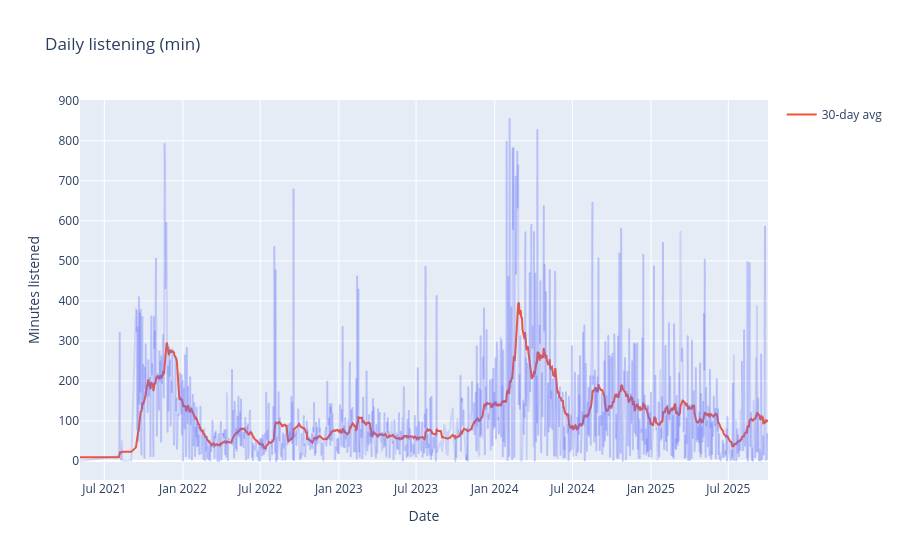

Write notebook code for a chart like this one.
### Markdown cell above
Aggregate by month

### Code cell
# calculate the mins
daily_min = daily / (1000 * 60)
# convert to df
daily_df = daily_min.reset_index(name='min_played')
# aggregate
daily_df['30d_avg'] = daily_df['min_played'].rolling(30, min_periods=1).mean()
print(daily_df)

# ensure datetime
daily_df['ts_local'] = pd.to_datetime(daily_df['ts_local'])

# filter out rows before cutoff
cutoff = "2021-05-01"
daily_df = daily_df[daily_df['ts_local'] >= cutoff]

fig = px.line(daily_df, x='ts_local', y='min_played', title='Daily listening (min)')
fig.update_traces(opacity=0.2)
fig.add_scatter(x=daily_df['ts_local'], y=daily_df['30d_avg'], mode='lines', name='30-day avg')
fig.update_xaxes(title='Date')
fig.update_yaxes(title='Minutes listened')
fig.show()

### Figure 1 — Plotly figure (JSON) as saved in the notebook; plotly's stock layout.template omitted (floating-point values rounded to 4 significant figures; data arrays with more than 128 entries replaced by an {"elided": "..."} marker saying what was removed)
{"data": [{"hovertemplate": "ts_local=%{x}<br>min_played=%{y}<extra></extra>", "legendgroup": "", "line": {"color": "#636efa", "dash": "solid"}, "marker": {"symbol": "circle"}, "mode": "lines", "name": "", "opacity": 0.2, "showlegend": false, "type": "scattergl", "x": {"elided": "1384 str values"}, "xaxis": "x", "y": {"elided": "1384 float values"}, "yaxis": "y"}, {"mode": "lines", "name": "30-day avg", "type": "scatter", "x": {"elided": "1384 str values"}, "y": {"elided": "1384 float values"}}], "layout": {"legend": {"tracegroupgap": 0}, "title": {"text": "Daily listening (min)"}, "xaxis": {"anchor": "y", "domain": [0, 1], "title": {"text": "Date"}}, "yaxis": {"anchor": "x", "domain": [0, 1], "title": {"text": "Minutes listened"}}}}
